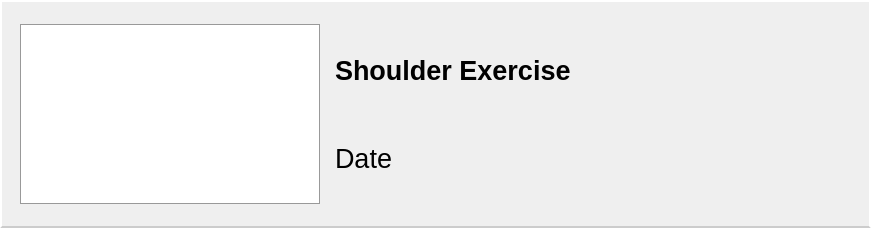
<?xml version="1.0" encoding="UTF-8"?>
<ui version="4.0">
 <class>Form</class>
 <widget class="QWidget" name="Form">
  <property name="geometry">
   <rect>
    <x>0</x>
    <y>0</y>
    <width>871</width>
    <height>228</height>
   </rect>
  </property>
  <property name="windowTitle">
   <string>Form</string>
  </property>
  <property name="styleSheet">
   <string notr="true">border: 2px solid;
border-bottom-color: rgb(204, 204, 204);
border-top-color: rgb(255, 255, 255);
border-right-color: rgb(255, 255, 255);
border-left-color: rgb(255, 255, 255);</string>
  </property>
  <layout class="QHBoxLayout" name="horizontalLayout_2">
   <item>
    <widget class="QFrame" name="horizontalFrame">
     <property name="styleSheet">
      <string notr="true">border: none;
</string>
     </property>
     <layout class="QHBoxLayout" name="horizontalLayout">
      <item>
       <widget class="QGraphicsView" name="graphicsView">
        <property name="minimumSize">
         <size>
          <width>0</width>
          <height>180</height>
         </size>
        </property>
        <property name="maximumSize">
         <size>
          <width>300</width>
          <height>180</height>
         </size>
        </property>
        <property name="styleSheet">
         <string notr="true">border: 1px solid;
border-color: rgb(153, 153, 153);</string>
        </property>
       </widget>
      </item>
      <item>
       <widget class="QFrame" name="verticalFrame">
        <property name="styleSheet">
         <string notr="true">border: none;
</string>
        </property>
        <layout class="QVBoxLayout" name="verticalLayout">
         <item>
          <widget class="QLabel" name="title">
           <property name="minimumSize">
            <size>
             <width>250</width>
             <height>0</height>
            </size>
           </property>
           <property name="font">
            <font>
             <pointsize>20</pointsize>
             <weight>75</weight>
             <bold>true</bold>
            </font>
           </property>
           <property name="styleSheet">
            <string notr="true">border: none;</string>
           </property>
           <property name="text">
            <string>Shoulder Exercise</string>
           </property>
          </widget>
         </item>
         <item>
          <widget class="QLabel" name="date">
           <property name="minimumSize">
            <size>
             <width>250</width>
             <height>0</height>
            </size>
           </property>
           <property name="font">
            <font>
             <pointsize>20</pointsize>
            </font>
           </property>
           <property name="styleSheet">
            <string notr="true">border: none;
</string>
           </property>
           <property name="text">
            <string>Date</string>
           </property>
          </widget>
         </item>
        </layout>
       </widget>
      </item>
     </layout>
    </widget>
   </item>
   <item>
    <widget class="QPushButton" name="analysis_button">
     <property name="styleSheet">
      <string notr="true">border: none;</string>
     </property>
     <property name="text">
      <string/>
     </property>
     <property name="icon">
      <iconset>
       <normaloff>../../../../../Documents/📚/--UCL/-STUDY STUFF/YEAR 2/COMP0016 Systems Engineering/copyclare/prototype/pages/icon-analysis.png</normaloff>../../../../../Documents/📚/--UCL/-STUDY STUFF/YEAR 2/COMP0016 Systems Engineering/copyclare/prototype/pages/icon-analysis.png</iconset>
     </property>
     <property name="iconSize">
      <size>
       <width>150</width>
       <height>150</height>
      </size>
     </property>
     <property name="flat">
      <bool>true</bool>
     </property>
    </widget>
   </item>
   <item>
    <widget class="QPushButton" name="export_button">
     <property name="styleSheet">
      <string notr="true">border: none;
</string>
     </property>
     <property name="text">
      <string/>
     </property>
     <property name="icon">
      <iconset>
       <normaloff>../../../../../Documents/📚/--UCL/-STUDY STUFF/YEAR 2/COMP0016 Systems Engineering/copyclare/prototype/pages/icon-export.png</normaloff>../../../../../Documents/📚/--UCL/-STUDY STUFF/YEAR 2/COMP0016 Systems Engineering/copyclare/prototype/pages/icon-export.png</iconset>
     </property>
     <property name="iconSize">
      <size>
       <width>150</width>
       <height>150</height>
      </size>
     </property>
     <property name="flat">
      <bool>true</bool>
     </property>
    </widget>
   </item>
  </layout>
 </widget>
 <resources/>
 <connections/>
</ui>
